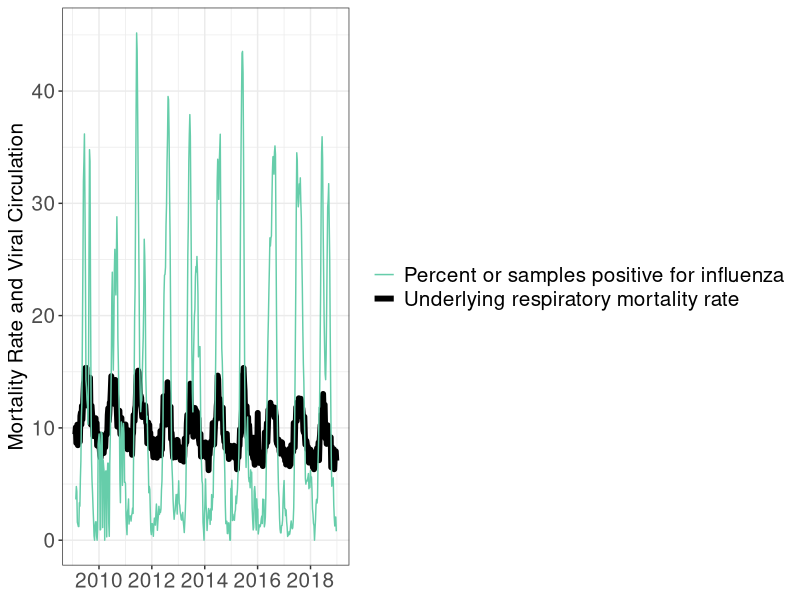
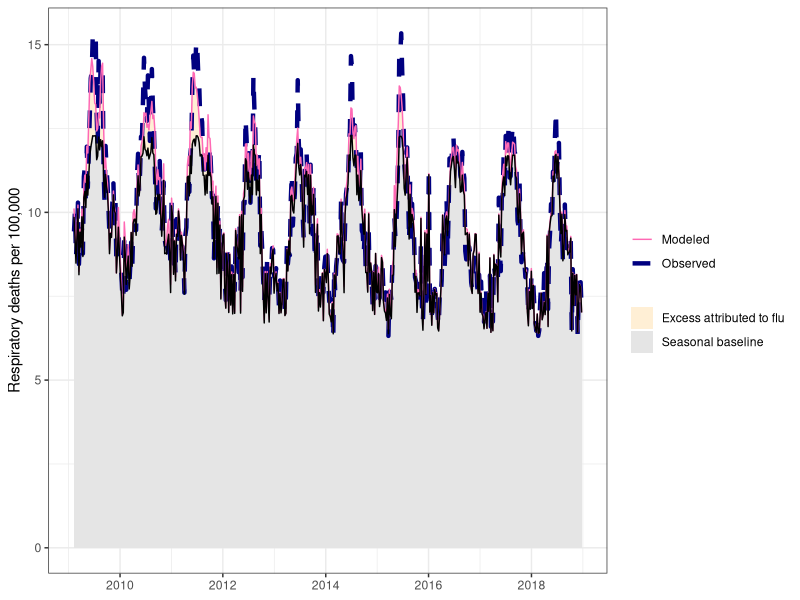
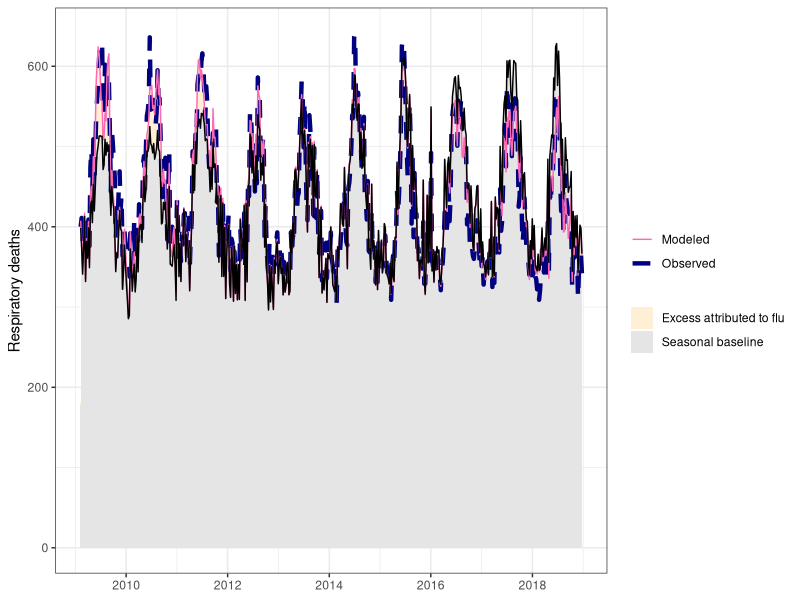
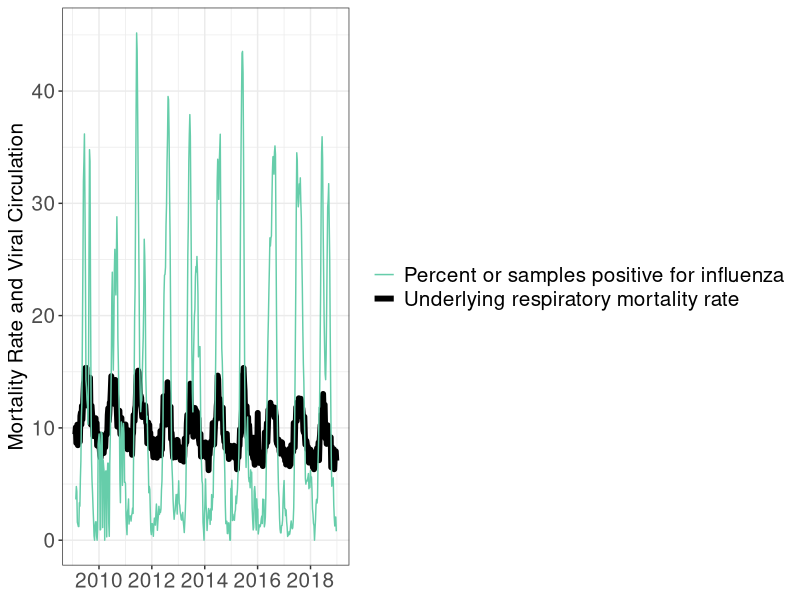
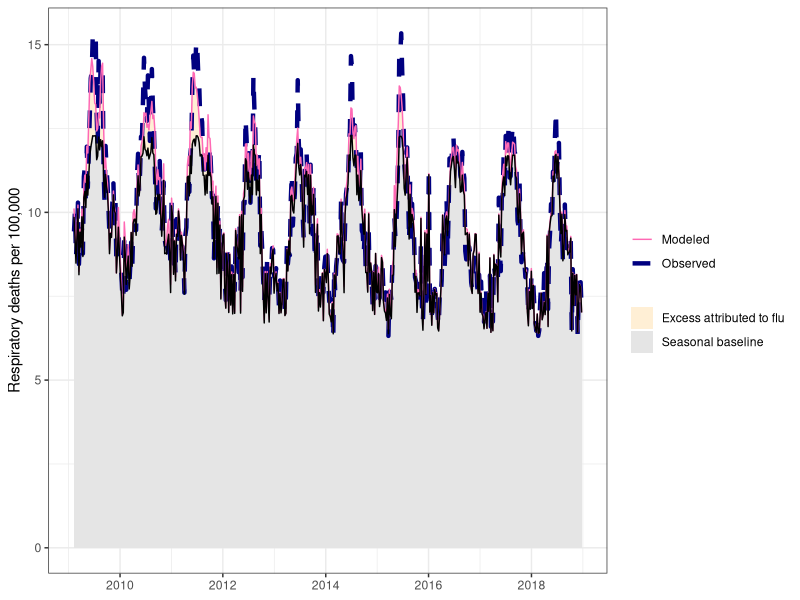
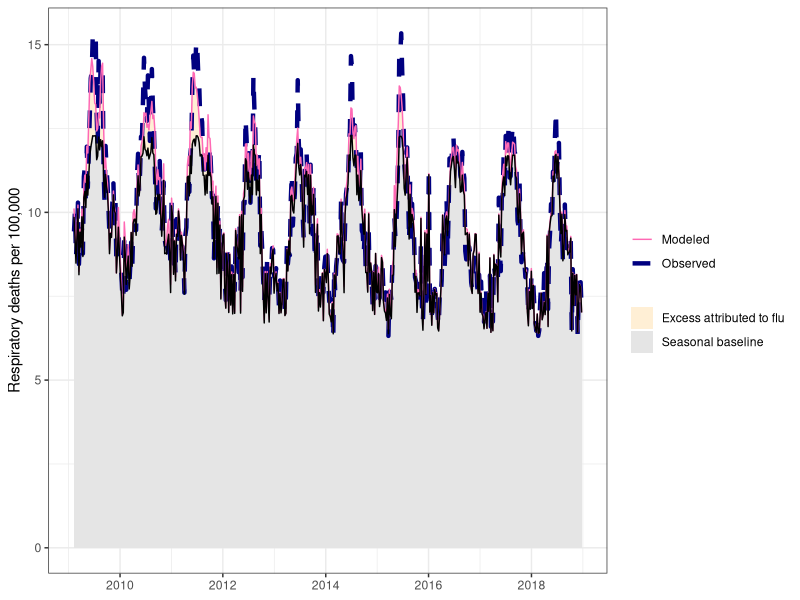

The R script that drew these images, in order:
#rm(list=ls()) #run this to clear your environment 

#upload packages 
library(splines)
library(tidyverse)
library(zoo)

#set working directory - this is where we will save everything 
setwd("C:/Users/hansencl/Desktop/ANISE 2023 activity") 


#read in the dataset we will use 
dat = read.csv("respiratory_mortality_SouthAfrica_2009to2018.csv") %>%
  mutate(resp_rate = rollmean(resp_uc/population*100000,k=5,align="center",fill="extend"))#convert to a mortality rate and smooth


## check the dates variable to make sure R understand it as a date
class(dat$date) #reads as a character 
dat$date = as.Date(dat$date, format = '%m/%d/%Y') #convert to date 

#check again 
class(dat$date) #now it is a date 

#have a look at the data 
str(dat)
head(dat)
tail(dat)
View(dat)



#make a figure to show respiratory mortality and influenza circulation - plot from slides 
plot1 = ggplot(data=dat)+
  theme_bw()+
  geom_line(aes(x=date, y=resp_rate,color="Underlying respiratory mortality rate"),size=2)+
  geom_line(aes(x=date, y=perc_pos_flu*100, color="Percent or samples positive for influenza"))+
  labs(x=NULL, y="Mortality Rate and Viral Circulation")+
  scale_color_manual(name=NULL, values=c("aquamarine3","black"))+
  theme(legend.text = element_text(size=15),
        axis.text = element_text(size=15),
        axis.title = element_text(size=15))
plot1 #have a look at the plot 
#save the plot 
ggsave(plot=plot1, "mortality and viral time series.png",height=5,width=13, units="in")



#Make a separate variable for flu and RSV for each season 
dat = dat %>% 
  mutate(season = year(date),
         flu = perc_pos_flu,
         rsv = perc_pos_rsv) %>% 
  pivot_wider(names_from = season, values_from=c("flu", "rsv"), values_fill=0)

#make a flu season matrix 
flu_matrix = as.matrix(dat[1:nrow(dat),c(grep("flu_",names(dat)))])
View(flu_matrix)



# Seasonal harmonic regression with covariates for flu and rsv --------
weeknum=seq(1,dim(dat)[1])
cos1= cos(2*pi/52.17*weeknum)
sin1= sin(2*pi/52.17*weeknum)

#single covariate for flu and single covariate for rsv
model_1 = glm(dat$resp_rate~ weeknum + weeknum^2 + cos1 + sin1  + dat$perc_pos_flu + dat$perc_pos_rsv, family=gaussian(link="identity"))
summary(model_1)



#try the same model with a covariate for each flu season 
model_2 = glm(dat$resp_rate~ weeknum + weeknum^2 + cos1 + sin1  + flu_matrix + dat$perc_pos_rsv, family=gaussian(link="identity"))
summary(model_2)



#try a coviariate for each flu subtype 
model_3 = glm(dat$resp_rate~ weeknum + weeknum^2 + cos1 + sin1  + dat$perc_pos_fluAh1n1 + dat$perc_pos_fluAh3n2 + dat$perc_pos_fluB + dat$perc_pos_rsv, family=gaussian(link="identity"))
summary(model_3)


#compare AIC
AIC(model_1)#single flu term
AIC(model_2)#term for each flu season
AIC(model_3)#term for each flu subtype



#Which is the best model? 
#Answer: The model with a separate covariate for each flu season 

#let's proceed using this model 
#create excess estimates table 
X = model.matrix(model_2)
coeff = model_2$coeff

## Setting all flu coeffs to zero for flu baseline
baseline.flu = model_2$coeff
baseline.flu[grep("flu",names(baseline.flu))] = 0

## Setting all RSV coeffs to zero for RSV baseline
baseline.rsv = model_2$coeff
baseline.rsv[grep("rsv",names(baseline.rsv))] = 0

### Estimating baseline, which is everything minus flu and RSV
seasonal.term = model_2$coeff
viral=c("flu","rsv")
seasonal.term[grepl(paste(viral,collapse="|"),names(seasonal.term))] = 0

data1 = as.data.frame(X)
data1$season = year(dat$date)
data1$date = dat$date
data1$population = dat$population
data1$flu = c((X %*% coeff)-(X %*% baseline.flu))
data1$rsv = c((X %*% coeff)-(X %*% baseline.rsv))
data1$baseline=c(X %*% seasonal.term)
data1$observed = dat$resp_rate 
data1$predicted = c(X%*%coeff)
pop = tapply(data1$population, data1$season, mean)
excess.flu.rate.estimated = tapply(data1$flu, data1$season, sum)
excess.rsv.rate.estimated = tapply(data1$rsv, data1$season, sum)
observed = tapply(data1$observed, data1$season, sum)
predicted = tapply(data1$predicted, data1$season, sum)
baseline=tapply(data1$baseline, data1$season, sum)

### Excess table
### Note here excess estimates are rates per 100,000 as this is what was modeled in glm	

out = as.data.frame(cbind(pop, 
                          excess.flu.rate.estimated, 
                          excess.rsv.rate.estimated, 
                          baseline,
                          observed,
                          predicted))
out$season = rownames(out)
View(out)

#why do you think RSV is negative? 
#Can you make the figure in plot 1 but with RSV instead of flu? 
#what do you notice about the RSV peaks and the mortality peaks? 

data1$baseline_withrsv = data1$baseline + data1$rsv
data1$flu.ex = data1$baseline_withrsv + data1$flu

plot2 <- ggplot(data=data1)+
  geom_area(aes(x=date, y=flu.ex, fill="Excess attributed to flu"))+
  geom_area(aes(x=date, y=baseline_withrsv, fill="Seasonal baseline"))+
  geom_line(aes(x=date, y=observed, color="Observed" ),linetype="dashed",size=1.5)+
  geom_line(aes(x=date, y=predicted, color="Modeled"))+
  geom_line(aes(x=date, y=baseline_withrsv),color="black")+
  scale_color_manual(name=NULL, values=c("hotpink","navy"))+
  scale_fill_manual(name=NULL, values=c("papayawhip","grey90"))+
  labs(x=NULL, y="Respiratory deaths per 100,000")+
  theme_bw()
plot2
ggsave(plot=plot2, "excess mortality rate - harmonic regression.png",height=4,width=13, units="in")



# Replace the linear and harmonic terms with a spline ---------------------
##### Splines provided through the "ns" function, which takes care of both seasonal trends and time trends
##### Spline degree has to be defined, suggest to start with 2 or 3 by default, and compare AIC
degree =3 
model.spline = glm(dat$resp_rate ~ flu_matrix + dat$perc_pos_rsv + ns(c(1:nrow(dat)), round(degree*(nrow(dat)/52.17))),
                     family=gaussian(link="identity"))
summary(model.spline)
AIC(model.spline)

#check AIC with other degrees 
#making the figures and estimates is the same as the harmonic regression example - give it a try  
#replace lines 96 - 153 with the name of your new model 



# Poisson example ---------------------------------------------------------
# for Poisson regression we will use the number of deaths instead of the mortality rate
# we will need to include an offset for the population size 
# we will need to exponentiate the results 
#put a rolling average on the count data 
dat$resp_smooth = round(rollmean(dat$resp_uc,k=5,align="center",fill="extend"))

model_poisson = glm(dat$resp_smooth~ weeknum + weeknum^2 + cos1 + sin1  + flu_matrix + dat$perc_pos_rsv + offset(log(dat$population)), family="poisson")
summary(model_poisson)
AIC(model_poisson)

#create excess estimates table 
X = model.matrix(model_poisson)
coeff = model_poisson$coeff

## Setting all flu coeffs to zero for flu baseline
baseline.flu = model_poisson$coeff
baseline.flu[grep("flu",names(baseline.flu))] = 0

## Setting all RSV coeffs to zero for RSV baseline
baseline.rsv = model_poisson$coeff
baseline.rsv[grep("rsv",names(baseline.rsv))] = 0

### Estimating baseline, which is everything minus flu and RSV
seasonal.term = model_poisson$coeff
viral=c("flu","rsv")
seasonal.term[grepl(paste(viral,collapse="|"),names(seasonal.term))] = 0

data1 = as.data.frame(X)
data1$season = year(dat$date)
data1$date = dat$date
data1$population = dat$population
data1$flu = exp(X %*% coeff + model_poisson$offset)-exp(X %*% baseline.flu+ model_poisson$offset)
data1$rsv = exp(X %*% coeff+ model_poisson$offset)-exp(X %*% baseline.rsv+ model_poisson$offset)
data1$baseline=exp(X %*% seasonal.term+ model_poisson$offset)
data1$observed = dat$resp_smooth
data1$predicted = exp(X%*%coeff+model_poisson$offset)
pop = tapply(data1$population, data1$season, mean)
excess.flu.rate.estimated = tapply(data1$flu, data1$season, sum)
excess.rsv.rate.estimated = tapply(data1$rsv, data1$season, sum)
observed = tapply(data1$observed, data1$season, sum)
predicted = tapply(data1$predicted, data1$season, sum)
baseline=tapply(data1$baseline, data1$season, sum)

### Excess table
#notice here the excess estimates are in number of deaths, not rates 
out = as.data.frame(cbind(pop, 
                          excess.flu.rate.estimated, 
                          excess.rsv.rate.estimated, 
                          baseline,
                          observed,
                          predicted))
out$season = rownames(out)

data1$baseline_withrsv = data1$baseline + data1$rsv
data1$flu.ex = data1$baseline_withrsv + data1$flu

#do you notice anything different about the figure? 
plot3 <- ggplot(data=data1)+
  geom_area(aes(x=date, y=flu.ex, fill="Excess attributed to flu"))+
  geom_area(aes(x=date, y=baseline_withrsv, fill="Seasonal baseline"))+
  geom_line(aes(x=date, y=observed, color="Observed" ),linetype="dashed",size=1.5)+
  geom_line(aes(x=date, y=predicted, color="Modeled"))+
  geom_line(aes(x=date, y=baseline_withrsv),color="black")+
  scale_color_manual(name=NULL, values=c("hotpink","navy"))+
  scale_fill_manual(name=NULL, values=c("papayawhip","grey90"))+
  labs(x=NULL, y="Respiratory deaths")+
  theme_bw()
plot3
ggsave(plot=plot2, "excess deaths - poisson regression.png",height=4,width=13, units="in")


# Challenge tasks  --------------------------------------------------------

#try repeating this activity with a different outcome (pi_uc, resp_cardio_uc, or natural)

#try a version of the model which has a covariate for each flu season AND a covariate for each RSV season 
  # which model has a lower AIC (single RSV term or multiple RSV terms)
